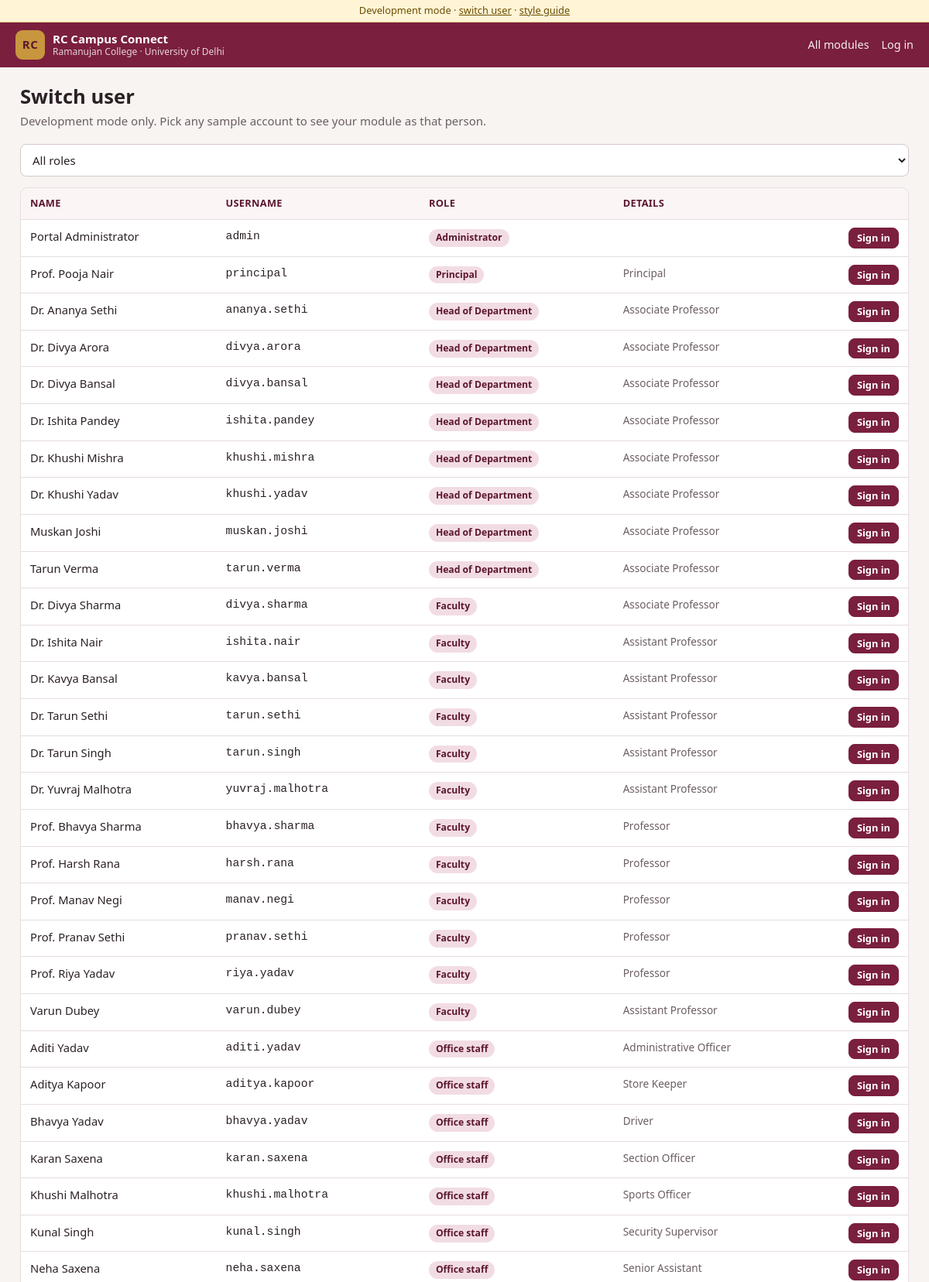
The app's page /shared/dev-login.php (upper part) with its own data.
### tables this page shows
CREATE TABLE users (
  id            INT UNSIGNED AUTO_INCREMENT PRIMARY KEY,
  username      VARCHAR(40)  NOT NULL UNIQUE,
  full_name     VARCHAR(100) NOT NULL,
  email         VARCHAR(120) NOT NULL UNIQUE,
  mobile        CHAR(10)     NULL,
  password_hash VARCHAR(255) NOT NULL,
  role          VARCHAR(20)  NOT NULL COMMENT 'admin, principal, hod, faculty, staff, accounts, librarian, warden, it_admin, student, applicant',
  status        ENUM('active','blocked') NOT NULL DEFAULT 'active',
  created_at    DATETIME NOT NULL DEFAULT CURRENT_TIMESTAMP
);

CREATE TABLE employees (
  id              INT UNSIGNED AUTO_INCREMENT PRIMARY KEY,
  user_id         INT UNSIGNED NULL UNIQUE,
  emp_code        VARCHAR(15)  NOT NULL UNIQUE,
  full_name       VARCHAR(100) NOT NULL,
  designation     VARCHAR(60)  NOT NULL,
  department_id   INT UNSIGNED NOT NULL,
  type            ENUM('teaching','non-teaching') NOT NULL,
  gender          ENUM('M','F','O') NOT NULL,
  dob             DATE NOT NULL,
  date_of_joining DATE NOT NULL,
  email           VARCHAR(120) NOT NULL,
  mobile          CHAR(10) NULL,
  created_at      DATETIME NOT NULL DEFAULT CURRENT_TIMESTAMP,
  FOREIGN KEY (user_id) REFERENCES users(id),
  FOREIGN KEY (department_id) REFERENCES departments(id)
);

### shared/bootstrap.php (called while the page is built, shortened)
<?php
function db()
{
    static $db = null;
    if ($db === null) {
        try {
            $db = new mysqli(DB_HOST, DB_USER, DB_PASS, DB_NAME, (int) DB_PORT);
        } catch (mysqli_sql_exception $ex) {
            http_response_code(500);
            $msg = 'Cannot connect to MySQL database "' . DB_NAME . '". Start MySQL in XAMPP, create the database, '
                 . 'and import shared/shared_schema.sql and database.sql. (' . $ex->getMessage() . ')';
            exit(DEV_MODE ? e($msg) : 'Database unavailable.');
        }
        $db->set_charset('utf8mb4');
        $db->query("SET time_zone = '+05:30'");
    }
    return $db;
}
function e($value)
{
    return htmlspecialchars((string) $value, ENT_QUOTES, 'UTF-8');
}
function page_start($title, array $opts = [])
{
    require SHARED_DIR . '/header.php';
}
function page_end()
{
    require SHARED_DIR . '/footer.php';
}

### shared/dev-login.php (the view, shortened to what this page needs)
<?php
require __DIR__ . '/bootstrap.php';
$roleFilter = isset($_GET['role']) && isset(ROLES[$_GET['role']]) ? $_GET['role'] : '';
$sql = 'SELECT u.id, u.username, u.full_name, u.role, s.enrollment_no, emp.designation
        FROM users u
        LEFT JOIN students s ON s.user_id = u.id
        LEFT JOIN employees emp ON emp.user_id = u.id';
if ($roleFilter !== '') {
    $st = db()->prepare($sql . ' WHERE u.role = ? ORDER BY u.full_name');
    $st->bind_param('s', $roleFilter);
} else {
    $st = db()->prepare($sql . " ORDER BY FIELD(u.role, 'admin','principal','hod','faculty','staff','accounts','librarian','warden','it_admin','student','applicant'), u.full_name");
}
$st->execute();
$users = $st->get_result()->fetch_all(MYSQLI_ASSOC);
?>
<form method="get" class="toolbar">
  <select name="role" onchange="this.form.submit()">
    <option value="">All roles</option>
  </select>
</form>
<div class="table-wrap">
  <table class="table">
    <thead><tr><th>Name</th><th>Username</th><th>Role</th><th>Details</th><th></th></tr></thead>
    <tbody>
    <?php foreach ($users as $u): ?>
      <tr>
        <td><?= e($u['full_name']) ?></td>
        <td class="mono"><?= e($u['username']) ?></td>
        <td><span class="badge badge-brand"><?= e(isset(ROLES[$u['role']]) ? ROLES[$u['role']] : $u['role']) ?></span></td>
        <td class="muted small"><?= e($u['enrollment_no'] ?: ($u['designation'] ?: '')) ?></td>
        <td class="actions">
          <form method="post" class="inline"><?= csrf_field() ?>
            <button class="btn btn-sm">Sign in</button>
          </form>
        </td>
      </tr>
    <?php endforeach; ?>
    </tbody>
  </table>
</div>

### shared/theme.css (style rules this page uses)
:root { --brand: #7a1f3d; --brand-dark: #5c1730; --brand-soft: #f2dce3; --brand-tint: #fbf5f6; --accent: #c8963e; --bg: #f7f4f2; --surface: #ffffff; --text: #2b2125; --muted: #6b5e62; --line: #e6dcdf; --ok: #2e7d4f; --ok-bg: #e3f2e8; --wait: #9a6700; --wait-bg: #fff4d6; --bad: #b42318; --bad-bg: #fde8e6; --info: #5b4b8a; --info-bg: #eeeaf7; --radius: 10px; --shadow: 0 1px 2px rgba(43, 33, 37, .06), 0 4px 14px rgba(43, 33, 37, .06); --font: "Segoe UI", system-ui, -apple-system, Roboto, "Noto Sans", Arial, sans-serif; --mono: Consolas, "SFMono-Regular", Menlo, monospace; }
*, *::before, *::after { box-sizing: border-box; }
html { -webkit-text-size-adjust: 100%; }
body { margin: 0; background: var(--bg); color: var(--text); font: 15px/1.55 var(--font); }
.muted { color: var(--muted); }
.small { font-size: .85rem; }
.mono { font-family: var(--mono); }
.btn { display: inline-flex; align-items: center; gap: 6px; border: 1px solid var(--brand); background: var(--brand); color: #fff; padding: 8px 16px; border-radius: 8px; font: 600 .9rem var(--font); cursor: pointer; text-decoration: none; line-height: 1.3; }
.btn-sm { padding: 4px 10px; font-size: .8rem; }
form.inline { display: inline; }
input[type=text], input[type=email], input[type=password], input[type=number], input[type=date], input[type=time], input[type=tel], input[type=url], input[type=search], input[type=datetime-local], select, textarea { width: 100%; padding: 9px 11px; border: 1px solid #d5c8cc; border-radius: 8px; background: #fff; color: var(--text); font: 15px var(--font); }
.toolbar { display: flex; gap: 8px; flex-wrap: wrap; align-items: center; margin-bottom: 14px; }
.toolbar input, .toolbar select { width: auto; min-width: 180px; flex: 1 1 180px; }
.table-wrap { overflow-x: auto; border: 1px solid var(--line); border-radius: var(--radius); background: var(--surface); }
table.table { width: 100%; border-collapse: collapse; font-size: .92rem; }
.table th { background: var(--brand-tint); color: var(--brand-dark); text-align: left; font-weight: 700; font-size: .8rem; text-transform: uppercase; letter-spacing: .3px; padding: 10px 12px; border-bottom: 1px solid var(--line); white-space: nowrap; }
.table td { padding: 10px 12px; border-bottom: 1px solid var(--line); vertical-align: top; }
.table .actions { white-space: nowrap; text-align: right; }
.badge { display: inline-block; padding: 2px 9px; border-radius: 999px; font-size: .76rem; font-weight: 700; white-space: nowrap; }
.badge-brand { background: var(--brand-soft); color: var(--brand-dark); }

### records on screen
users: full_name "Portal Administrator", username "admin", role "Administrator"
employees: user.full_name "Prof. Pooja Nair", user.username "principal", user.role "Principal", designation "Principal"
employees: user.full_name "Dr. Ananya Sethi", user.username "ananya.sethi", user.role "Head of Department", designation "Associate Professor"
employees: user.full_name "Dr. Divya Arora", user.username "divya.arora", user.role "Head of Department", designation "Associate Professor"
employees: user.full_name "Dr. Divya Bansal", user.username "divya.bansal", user.role "Head of Department", designation "Associate Professor"
employees: user.full_name "Dr. Ishita Pandey", user.username "ishita.pandey", user.role "Head of Department", designation "Associate Professor"
employees: user.full_name "Dr. Khushi Mishra", user.username "khushi.mishra", user.role "Head of Department", designation "Associate Professor"
employees: user.full_name "Dr. Khushi Yadav", user.username "khushi.yadav", user.role "Head of Department", designation "Associate Professor"
employees: user.full_name "Muskan Joshi", user.username "muskan.joshi", user.role "Head of Department", designation "Associate Professor"
employees: user.full_name "Tarun Verma", user.username "tarun.verma", user.role "Head of Department", designation "Associate Professor"
employees: user.full_name "Dr. Divya Sharma", user.username "divya.sharma", user.role "Faculty", designation "Associate Professor"
employees: user.full_name "Dr. Ishita Nair", user.username "ishita.nair", user.role "Faculty", designation "Assistant Professor"
employees: user.full_name "Dr. Kavya Bansal", user.username "kavya.bansal", user.role "Faculty", designation "Assistant Professor"
employees: user.full_name "Dr. Tarun Sethi", user.username "tarun.sethi", user.role "Faculty", designation "Assistant Professor"
employees: user.full_name "Dr. Tarun Singh", user.username "tarun.singh", user.role "Faculty", designation "Assistant Professor"
employees: user.full_name "Dr. Yuvraj Malhotra", user.username "yuvraj.malhotra", user.role "Faculty", designation "Assistant Professor"
employees: user.full_name "Prof. Bhavya Sharma", user.username "bhavya.sharma", user.role "Faculty", designation "Professor"
employees: user.full_name "Prof. Harsh Rana", user.username "harsh.rana", user.role "Faculty", designation "Professor"
employees: user.full_name "Prof. Manav Negi", user.username "manav.negi", user.role "Faculty", designation "Professor"
employees: user.full_name "Prof. Pranav Sethi", user.username "pranav.sethi", user.role "Faculty", designation "Professor"
employees: user.full_name "Prof. Riya Yadav", user.username "riya.yadav", user.role "Faculty", designation "Professor"
employees: user.full_name "Varun Dubey", user.username "varun.dubey", user.role "Faculty", designation "Assistant Professor"
employees: user.full_name "Aditi Yadav", user.username "aditi.yadav", user.role "Office staff", designation "Administrative Officer"
employees: user.full_name "Aditya Kapoor", user.username "aditya.kapoor", user.role "Office staff", designation "Store Keeper"
employees: user.full_name "Bhavya Yadav", user.username "bhavya.yadav", user.role "Office staff", designation "Driver"
employees: user.full_name "Karan Saxena", user.username "karan.saxena", user.role "Office staff", designation "Section Officer"
employees: user.full_name "Khushi Malhotra", user.username "khushi.malhotra", user.role "Office staff", designation "Sports Officer"
employees: user.full_name "Kunal Singh", user.username "kunal.singh", user.role "Office staff", designation "Security Supervisor"
employees: user.full_name "Neha Saxena", user.username "neha.saxena", user.role "Office staff", designation "Senior Assistant"

### other values on screen
PORTAL_NAME "RC Campus Connect"
COLLEGE_NAME "Ramanujan College"
$__p['title'] "Switch user"
$__p['sub'] "Development mode only. Pick any sample account to see your module as that person."
